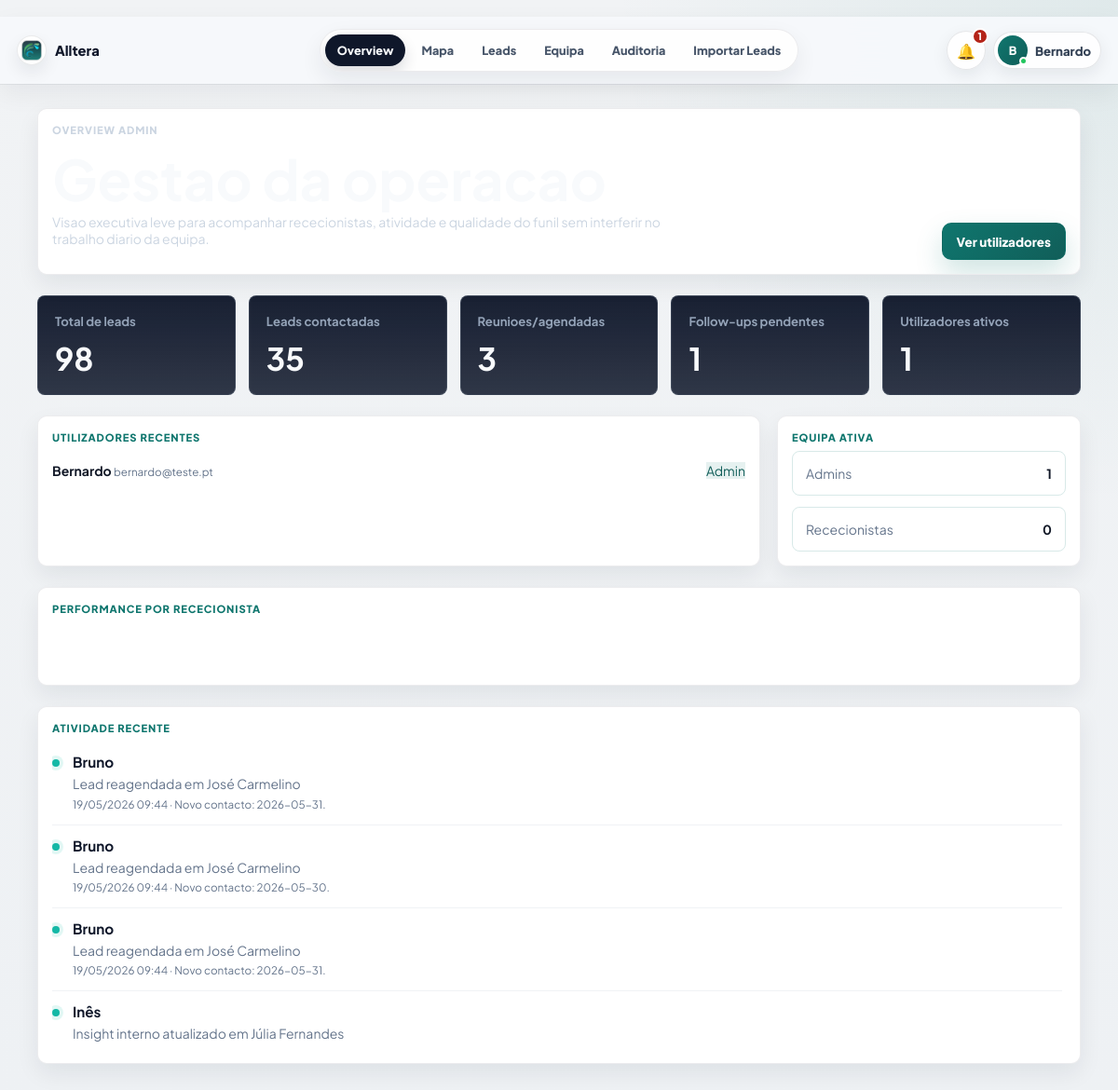
Page /admin (signed in) on the earlier database version.
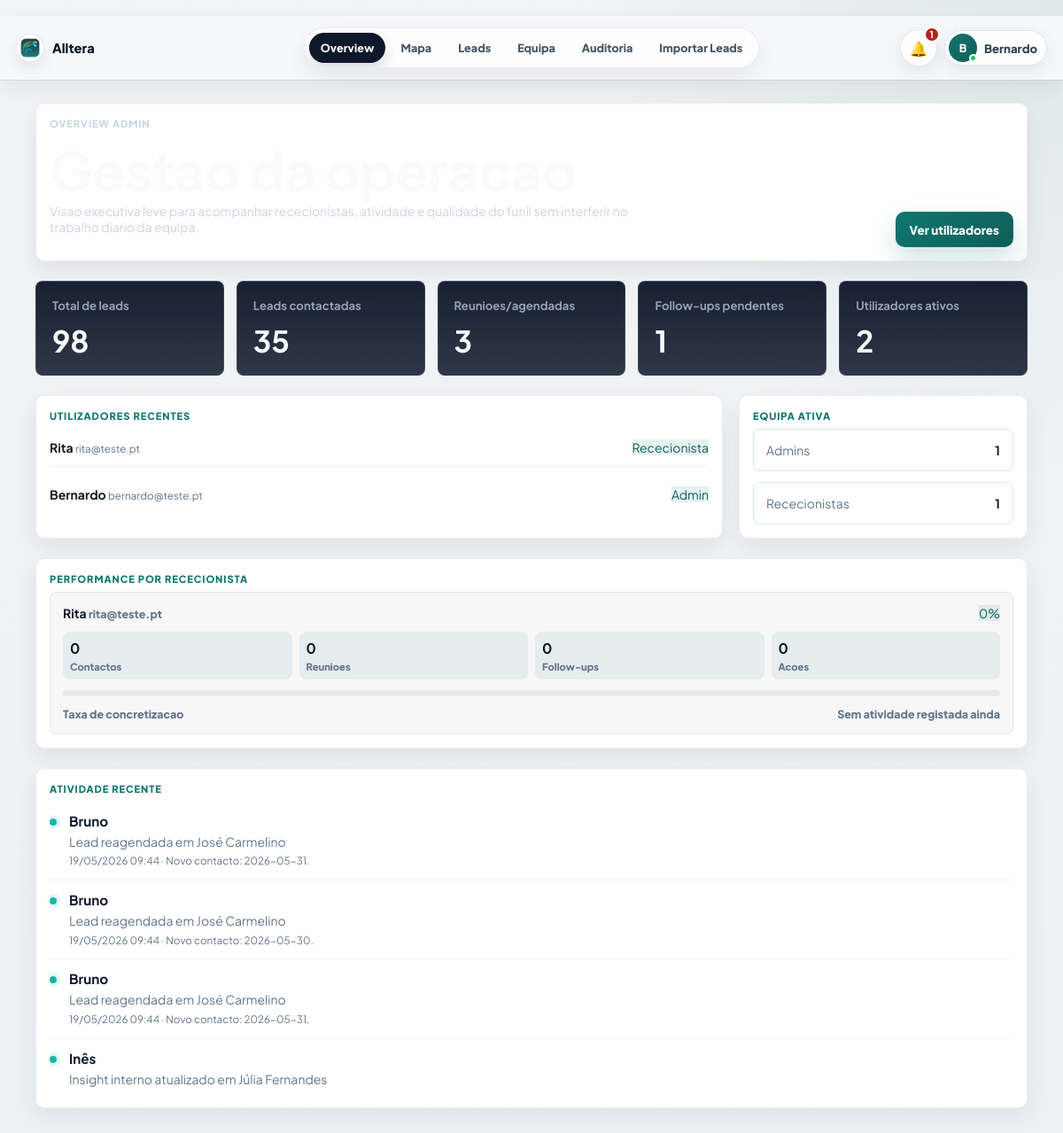
Same page on the later database version.
### PlataformaApoioDecisaoComercial/models.py (models this page shows, shortened)
class User(UserMixin, db.Model):
    __tablename__ = "users"
    id = db.Column(db.Integer, primary_key=True)
    nome = db.Column(db.String(120), nullable=False)
    email = db.Column(db.String(160), nullable=False, unique=True, index=True)
    password_hash = db.Column(db.String(255), nullable=False)
    role = db.Column(db.String(40), nullable=False, default="comercial")
    ativo = db.Column(db.Boolean, nullable=False, default=True)
    created_at = db.Column(db.DateTime, default=datetime.utcnow)
    @property
    def is_active(self):
        return bool(self.ativo)
    historico = db.relationship("HistoricoLead", back_populates="user", lazy="dynamic")
    assigned_leads = db.relationship("Lead", back_populates="assigned_to", lazy="dynamic")

class HistoricoLead(db.Model):
    id = db.Column(db.Integer, primary_key=True)
    lead_id = db.Column(db.Integer, db.ForeignKey("lead.id"), nullable=False)
    user_id = db.Column(db.Integer, db.ForeignKey("users.id"), nullable=True, index=True)
    acao = db.Column(db.String(120), nullable=False)
    tipo_acao = db.Column(db.String(80), nullable=True, index=True)
    observacao = db.Column(db.Text, nullable=True)
    resultado = db.Column(db.String(120), nullable=True)
    comercial_responsavel = db.Column(db.String(80), nullable=True)
    created_at = db.Column(db.DateTime, default=datetime.utcnow)
    user = db.relationship("User", back_populates="historico")

class Lead(db.Model):
    id = db.Column(db.Integer, primary_key=True)
    nome_cliente = db.Column(db.String(180), nullable=True)
    area_negocio = db.Column(db.String(120), nullable=True)
    cidade = db.Column(db.String(80), nullable=True)
    empresa = db.Column(db.String(180), nullable=True)
    nome_empresa = db.Column(db.String(180), nullable=False)
    tipo_cliente = db.Column(db.String(80), nullable=False)
    morada = db.Column(db.String(220), nullable=True)
    codigo_postal = db.Column(db.String(20), nullable=True)
    localidade = db.Column(db.String(80), nullable=False)
    contacto = db.Column(db.String(120), nullable=True)
    telefone = db.Column(db.String(40), nullable=True)
    email = db.Column(db.String(160), nullable=True)
    categoria = db.Column(db.String(120), nullable=True)
    nif = db.Column(db.String(30), nullable=True)
    observacoes = db.Column(db.Text, nullable=True)
    observacoes_contacto = db.Column(db.Text, nullable=True)
    reuniao_info = db.Column(db.Text, nullable=True)
    classificacao_observacao = db.Column(db.String(80), nullable=True)
    motivo_classificacao = db.Column(db.Text, nullable=True)
    latitude = db.Column(db.Float, nullable=True)
    longitude = db.Column(db.Float, nullable=True)
    estado = db.Column(db.String(40), nullable=False, default="Por contactar")
    estado_lead = db.Column(db.String(40), nullable=True, default="Por contactar")
    prioridade = db.Column(db.String(20), nullable=True, default="Baixa")
    comercial_responsavel = db.Column(db.String(80), nullable=False, default="Flávia")
    data_novo_contacto = db.Column(db.Date, nullable=True)
    data_reuniao = db.Column(db.Date, nullable=True)
    hora_reuniao = db.Column(db.String(10), nullable=True)
    tags = db.Column(db.String(300), nullable=True)
    insight_tags = db.Column(db.String(400), nullable=True)
    insight_note = db.Column(db.Text, nullable=True)
    assigned_to_id = db.Column(db.Integer, db.ForeignKey("users.id"), nullable=True, index=True)
    created_at = db.Column(db.DateTime, default=datetime.utcnow)
    updated_at = db.Column(db.DateTime, default=datetime.utcnow, onupdate=datetime.utcnow)
    assigned_to = db.relationship("User", back_populates="assigned_leads")
    historico = db.relationship(
        "HistoricoLead",
        backref="lead",
        cascade="all, delete-orphan",
        order_by="desc(HistoricoLead.created_at)",
    )

### PlataformaApoioDecisaoComercial/app.py (the view)
    @app.route("/admin")
    @login_required
    @admin_required
    def admin_overview():
        return render_template("admin_overview.html", **admin_overview_context())

### PlataformaApoioDecisaoComercial/templates/admin_overview.html (shortened to what this page needs)
{% extends "base.html" %}
{% block content %}
<main class="page-shell admin-page">
    <section class="panel admin-hero">
        <div>
            <p class="eyebrow">Overview admin</p>
            <h1>Gestao da operacao</h1>
            <p>Visao executiva leve para acompanhar rececionistas, atividade e qualidade do funil sem interferir no trabalho diario da equipa.</p>
        </div>
        <a class="button" href="{{ url_for('admin_users') }}">Ver utilizadores</a>
    </section>
    <section class="admin-metric-grid" aria-label="Metricas principais">
        <article class="admin-metric"><span>Total de leads</span><strong>{{ metrics.total_leads }}</strong></article>
        <article class="admin-metric"><span>Leads contactadas</span><strong>{{ metrics.contacted_leads }}</strong></article>
        <article class="admin-metric"><span>Reunioes/agendadas</span><strong>{{ metrics.scheduled_leads }}</strong></article>
        <article class="admin-metric"><span>Follow-ups pendentes</span><strong>{{ metrics.pending_followups }}</strong></article>
        <article class="admin-metric"><span>Utilizadores ativos</span><strong>{{ metrics.active_users }}</strong></article>
    </section>
    <section class="admin-panels">
        <article class="panel">
            <p class="eyebrow">Utilizadores recentes</p>
            <div class="admin-list">
                {% for user in recent_users %}
                <div class="admin-list-item">
                    <div>
                        <strong>{{ user.nome }}</strong>
                        <small>{{ user.email }}</small>
                    </div>
                    <span class="badge">{{ "Rececionista" if user.role == "comercial" else "Admin" }}</span>
                </div>
                {% else %}
                <p class="empty-state empty-state--quiet">Ainda nao existem utilizadores.</p>
                {% endfor %}
            </div>
        </article>
        <article class="panel">
            <p class="eyebrow">Equipa ativa</p>
            <div class="admin-role-grid">
                <div class="admin-role-card">
                    <span>Admins</span>
                    <strong>{{ users_by_role.admin }}</strong>
                </div>
                <div class="admin-role-card">
                    <span>Rececionistas</span>
                    <strong>{{ users_by_role.comercial }}</strong>
                </div>
            </div>
        </article>
    </section>
    <section class="panel">
        <p class="eyebrow">Performance por rececionista</p>
        <div class="operator-performance-list">
            {% for item in operator_performance %}
            <article class="operator-card">
                <div class="operator-card__top">
                    <div>
                        <strong>{{ item.user.nome }}</strong>
                        <small>{{ item.user.email }}</small>
                    </div>
                    <span class="badge">{{ item.taxa_concretizacao }}%</span>
                </div>
                <div class="operator-stats" aria-label="Metricas da rececionista">
                    <span><b>{{ item.contactos }}</b>Contactos</span>
                    <span><b>{{ item.reunioes }}</b>Reunioes</span>
                    <span><b>{{ item.followups }}</b>Follow-ups</span>
                    <span><b>{{ item.total_acoes }}</b>Acoes</span>
                </div>
                <div class="operator-progress" aria-hidden="true">
                </div>
                <div class="operator-card__meta">
                    <span>Taxa de concretizacao</span>
                    <span>{% if item.ultima_atividade %}Ultima atividade: {{ item.ultima_atividade.strftime("%d/%m/%Y %H:%M") }}{% else %}Sem atividade registada ainda{% endif %}</span>
                </div>
            </article>
            {% else %}
            <p class="empty-state empty-state--quiet">Ainda nao existem rececionistas ativas.</p>
            {% endfor %}
        </div>
    </section>
    <section class="panel">
        <p class="eyebrow">Atividade recente</p>
        <div class="admin-activity" aria-label="Atividade recente">
            {% for item in recent_activity %}
            <article class="activity-item">
                <span class="activity-dot" aria-hidden="true"></span>
                <div class="activity-body">
                    <strong>{{ item.user.nome if item.user else item.comercial_responsavel or "Equipa Alltera" }}</strong>
                    <span>{{ item.acao }}{% if item.lead %} em {{ item.lead.nome_cliente or item.lead.nome_empresa }}{% endif %}</span>
                    <small>{{ item.created_at.strftime("%d/%m/%Y %H:%M") if item.created_at else "" }}{% if item.observacao %} · {{ item.observacao[:120] }}{% endif %}</small>
                </div>
            </article>
            {% endfor %}
        </div>
    </section>
</main>
{% endblock %}

### PlataformaApoioDecisaoComercial/templates/base.html (shortened to what this page needs)
﻿<!doctype html>
<html lang="pt">
<head>
    <link rel="stylesheet" href="https://unpkg.com/leaflet@1.9.4/dist/leaflet.css">
    <link rel="stylesheet" href="{{ url_for('static', filename='css/styles.css') }}">
</head>
<body>
    <div class="app-shell">
        <header class="topbar topbar--minimal" id="appTopbar" aria-label="Barra superior">
            <a class="topnav-brand" href="{{ url_for('admin_overview') if current_user.is_authenticated and current_user.role == 'admin' else (url_for('mapa_leads') if current_user.is_authenticated else url_for('login')) }}" aria-label="Alltera">
                <span class="topnav-brand__logo" aria-hidden="true">
                    <img src="{{ url_for('static', filename='favicon-main.png') }}" alt="">
                </span>
                <span>Alltera</span>
            </a>
            {% if current_user.is_authenticated %}
            <nav class="topnav-pill" aria-label="Navegação principal">
                {% if current_user.role == "admin" %}
                <a href="{{ url_for('admin_overview') }}" {% if request.endpoint == 'admin_overview' %}aria-current="page"{% endif %}>Overview</a>
                <a href="{{ url_for('mapa_leads') }}" {% if request.endpoint == 'mapa_leads' %}aria-current="page"{% endif %}>Mapa</a>
                <a href="{{ url_for('todas_leads') }}" {% if request.endpoint == 'todas_leads' %}aria-current="page"{% endif %}>Leads</a>
                <a href="{{ url_for('admin_users') }}" {% if request.endpoint == 'admin_users' %}aria-current="page"{% endif %}>Equipa</a>
                <a href="{{ url_for('historico') }}" {% if request.endpoint == 'historico' %}aria-current="page"{% endif %}>Auditoria</a>
                <a href="{{ url_for('importar_leads') }}" {% if request.endpoint == 'importar_leads' %}aria-current="page"{% endif %}>Importar Leads</a>
                {% endif %}
            </nav>
            {% endif %}
            <div class="topbar__actions">
                {% if current_user.is_authenticated %}
                {% set display_name = current_user.nome or current_user.email %}
                {% set first_name = display_name.split()[0] %}
                <div class="notifications-menu" id="notificationsMenu">
                    <button class="notifications-trigger" id="notificationsButton" type="button" aria-haspopup="menu" aria-expanded="false" aria-controls="notificationsDropdown" title="Notificações operacionais">
                        <span aria-hidden="true">🔔</span>
                        {% if operational_notifications.count > 0 %}
                        <strong>{{ operational_notifications.count }}</strong>
                        {% endif %}
                    </button>
                </div>
                <div class="profile-menu" id="profileMenu">
                    <button class="profile-trigger" id="profileMenuButton" type="button" aria-haspopup="menu" aria-expanded="false" aria-controls="profileDropdown">
                        <span class="profile-avatar" aria-hidden="true">{{ display_name[:1]|upper }}<i></i></span>
                        <span class="profile-trigger__name">{{ first_name }}</span>
                    </button>
                </div>
                {% endif %}
            </div>
        </header>
        <div class="app-shell__content">
            {% block content %}{% endblock %}
        </div>
    </div>
    {% if current_user.is_authenticated %}
    <aside class="command-palette" id="commandPalette" aria-hidden="true">
    </aside>
    <aside class="global-lead-drawer" id="globalLeadDrawer" aria-hidden="true">
    </aside>
    {% endif %}
</body>
</html>

Differences in the rows shown:
added User: nome "Rita", email "rita@teste.pt", role "Rececionista", user.nome "Rita", user.email "rita@teste.pt"
Other differences:
{{ metrics.active_users }}: "1" → "2"
{{ users_by_role.comercial }}: "0" → "1"
new list line: "0 % 0 Contactos 0 Reunioes 0 Follow-ups 0 Acoes Taxa de concretizacao Sem atividade registada ainda"
